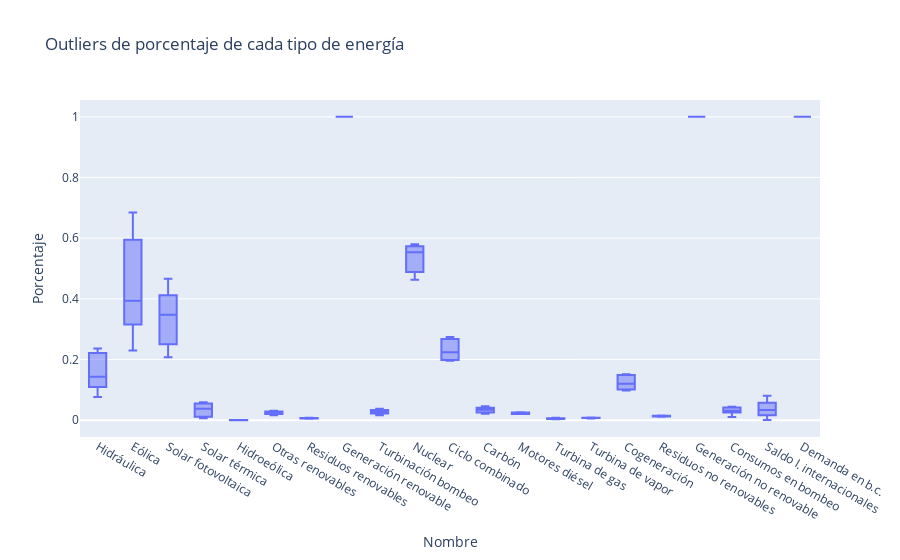

Source (notebook cell):
### Code cell
fig = px.box(balance_df,
            x = 'nombre',
            y = 'Porcentaje',
            title = 'Outliers de porcentaje de cada tipo de energía')

fig.update_layout(
    xaxis_title = 'Nombre',
    yaxis_title = "Porcentaje",
)

fig.show()

### Figure 1 — Plotly figure (JSON) as saved in the notebook; plotly's stock layout.template omitted (floating-point values rounded to 4 significant figures; data arrays with more than 128 entries replaced by an {"elided": "..."} marker saying what was removed)
{"data": [{"alignmentgroup": "True", "hovertemplate": "nombre=%{x}<br>Porcentaje=%{y}<extra></extra>", "legendgroup": "", "marker": {"color": "#636efa"}, "name": "", "notched": false, "offsetgroup": "", "orientation": "v", "showlegend": false, "type": "box", "x": {"elided": "168 str values"}, "x0": " ", "xaxis": "x", "y": {"elided": "168 float values"}, "y0": " ", "yaxis": "y"}], "layout": {"boxmode": "group", "legend": {"tracegroupgap": 0}, "title": {"text": "Outliers de porcentaje de cada tipo de energía"}, "xaxis": {"anchor": "y", "domain": [0, 1], "title": {"text": "Nombre"}}, "yaxis": {"anchor": "x", "domain": [0, 1], "title": {"text": "Porcentaje"}}}}
